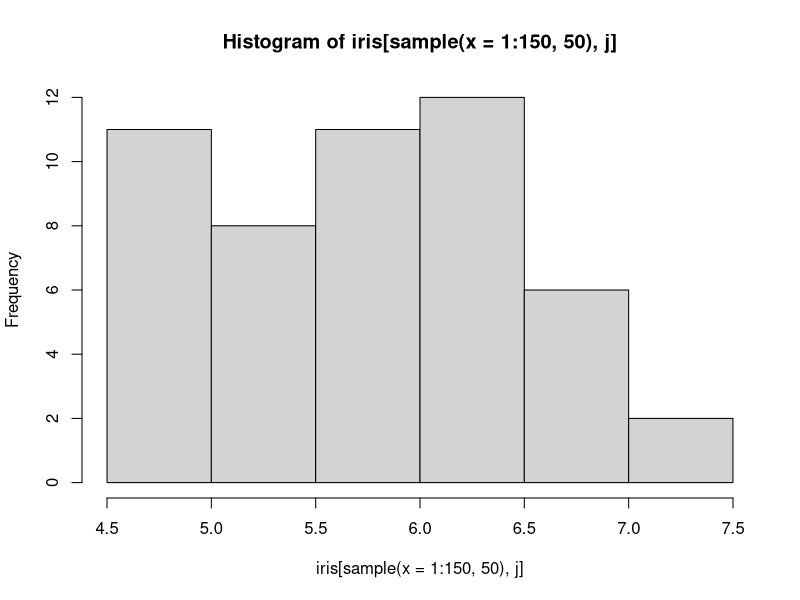
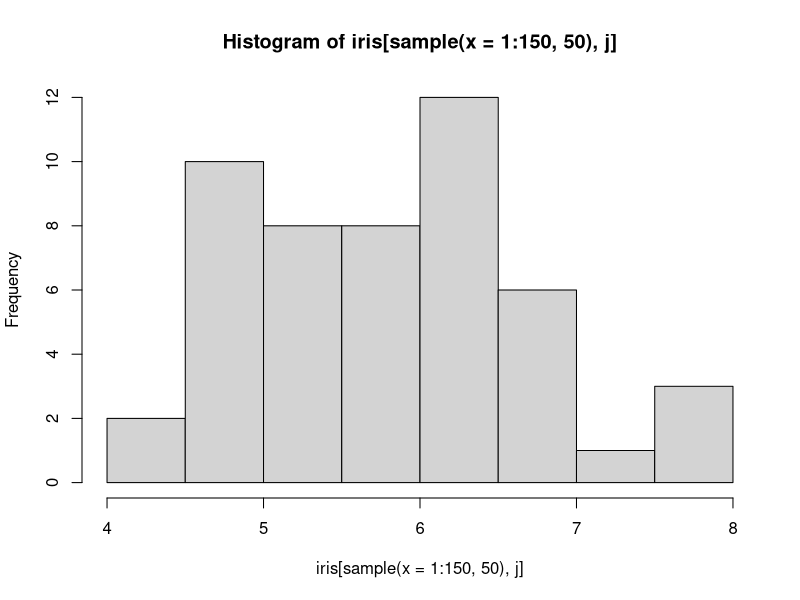
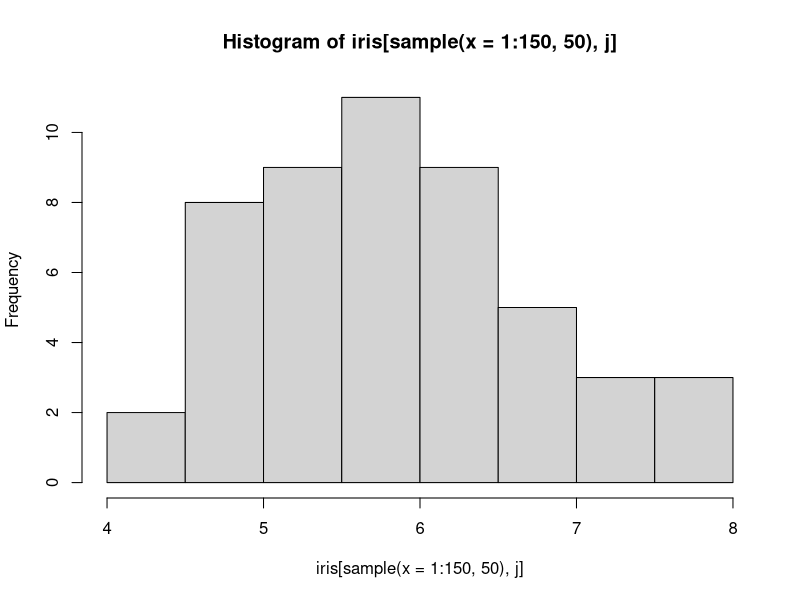
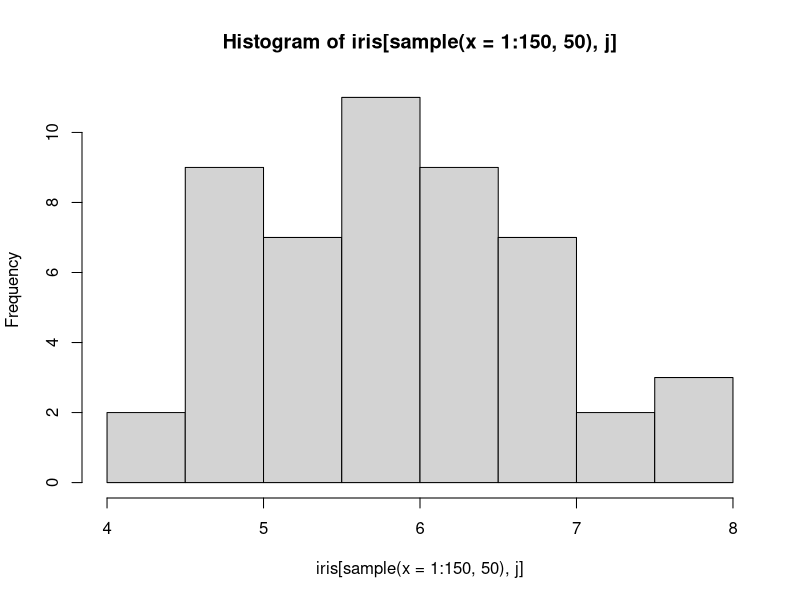
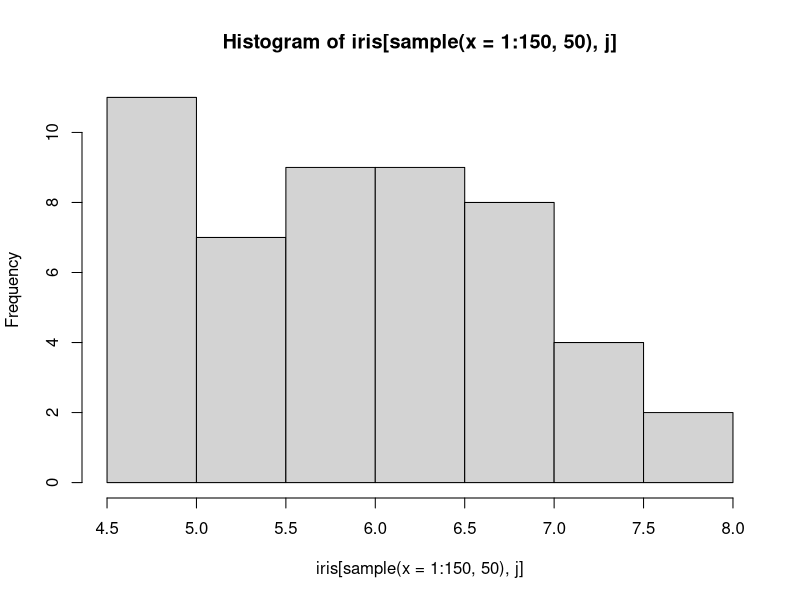
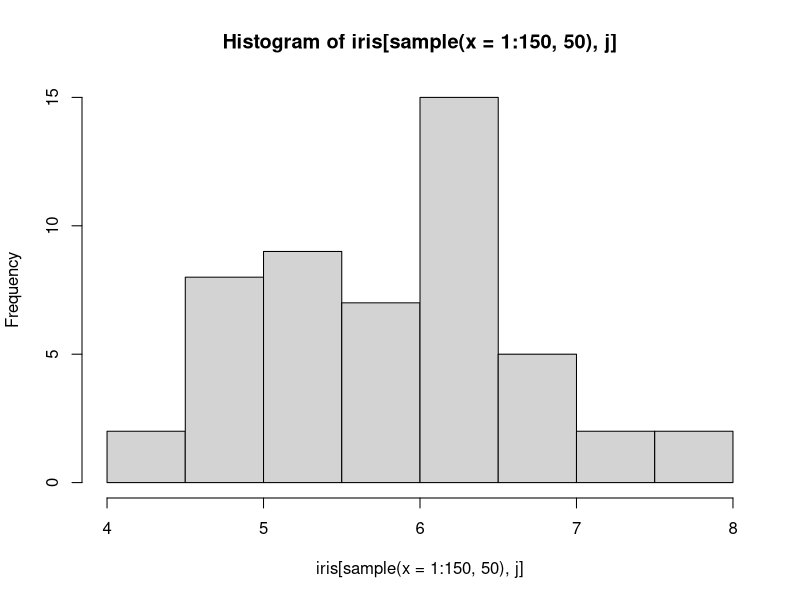
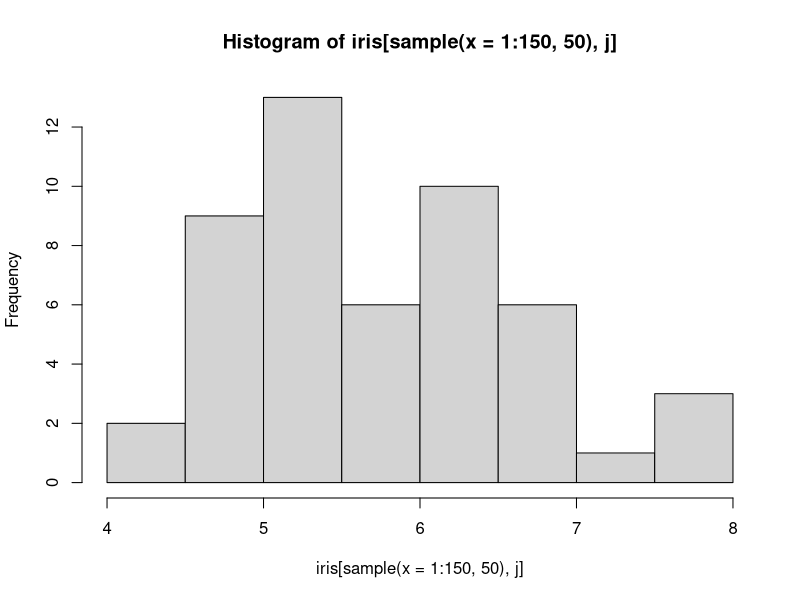
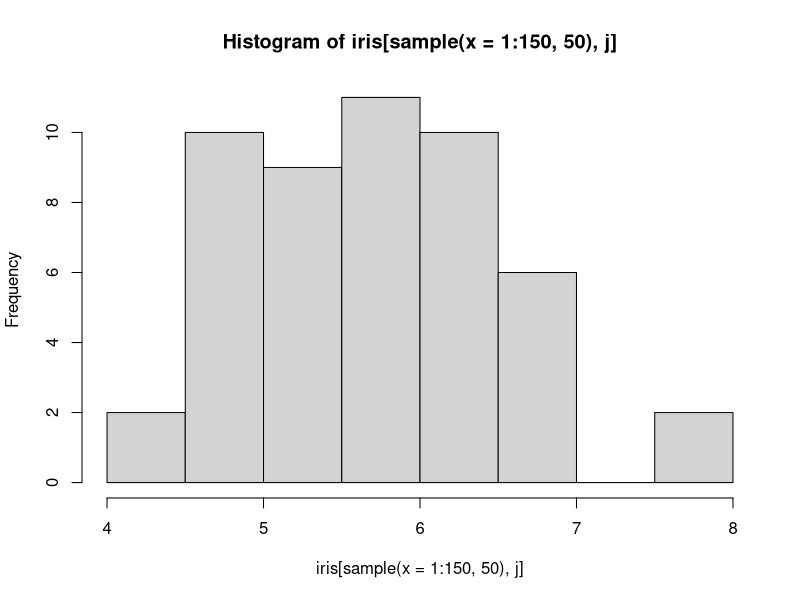

The R script that drew these images, in order:
library(plyr)
#####################?H?????ͪ????ϸ???
a=list()
total=list()
for (j in 1:4){
  for (i in 1:30){
    his <- hist(iris[sample(x=1:150,50),j])
    his$counts <- his$counts/sum(his$counts)
    a[[i]] <- his
  }
  total[[j]] <- a
}
######################################?ۦP??????
a=list()
total=list()
for (j in 1:4){
  for (i in 1:30){
    his <- hist(iris[,1])
    his$counts <- his$counts/sum(his$counts)
    a[[i]] <- his
  }
  total[[j]] <- a
}

##################?e??????
par(mfrow=c(6,4),mai=c(0,0,0,0))
for (j in 1:4){
  for (i in 1:30){
    plot(total[[j]][[i]],main = "",xlab = "",ylab = "")
  }
}
his
length(total[[1]][[1]][[1]])

#########################?⥭?? for

mu=c()
for (j in 1:3){
  sum=0
  for (i in 1:1){
    for (b in 1:(length(total[[j]][[i]][[1]])-1)){
      a=total[[j]][[i]][[2]][b]*(total[[j]][[i]][[1]][b+1]+total[[j]][[i]][[1]][b])
    sum=a+sum
    }
  }
  mu=c(mu,sum/(2*i))
}
mu
########################?⥭??  ?V?q

mu=c()
for (j in 1:4){
  sum=0
  for (i in 1:30){
    b=length(total[[j]][[i]][[1]])-1
    a=total[[j]][[i]][[2]]*(total[[j]][[i]][[1]][2:(b+1)]+total[[j]][[i]][[1]][1:b])
    sum=sum+sum(a)
  }
  mu=c(mu,sum/(2*i))
}
mu

##################################mean parallel

hcalEX=function(var){
  p=length(var)
  calEX=function(x){
    b=length(x[[2]])
    a=x[[2]]*(x[[1]][2:(b+1)]+x[[1]][1:b])
    sum(a)
  }
  n=length(var[[1]])
  mu=c()
  for (j in 1:p){
    m=sum(sapply(var[[j]],calEX))/(2*n)
    mu=c(mu,m)
  }
  mu
}
##################################var parallel
hcalvar=function(hisvar){
  n=length(hisvar)
  calEX2=function(x){
    b=length(x[[1]])-1
    parta=x[[2]]*(x[[1]][1:b]^2  
                  +  x[[1]][1:b]*x[[1]][2:(b+1)]  
                  +  x[[1]][2:(b+1)]^2
                  )
    sum(parta)
  }
  p=length(hisvar[[1]])
  EX2=c()
  for (j in 1:n){
    m=sum(sapply(hisvar[[j]],calEX2))/(3*p)
    EX2=c(EX2,m)
  }
  EX2
  mu=hcalEX(hisvar)
  var=EX2-mu^2
  var
}

################################################ var for
EX2=c()
for (j in 1:1){
  sum=0
  for (i in 1:1){
    b=length(total[[j]][[i]][[1]])-1
    a=total[[j]][[i]][[2]]*(total[[j]][[i]][[1]][2:(b+1)]^2+
                              total[[j]][[i]][[1]][2:(b+1)]*total[[j]][[i]][[1]][1:b]+
                              total[[j]][[i]][[1]][1:b]^2)
    sum=sum+sum(a)
  }
  EX2=c(EX2,sum/(3*i))
}
EX2
var=EX2-mu^2
var
###############################################covrance

hcalcov=function(x){
  n=length(x)
  cov=matrix(0,ncol=n,nrow=n)
  for (i in 1:n){
    m1=laply(x[[i]],calEX)
    for (j in 1:n){
      m2=laply(x[[j]],calEX)
      cov[i,j]=sum(m1*m2)/(4*n)-sum(m1)*sum(m2)/(4*n^2)
    }
  }
  list(cov,eigen(cov))
}
